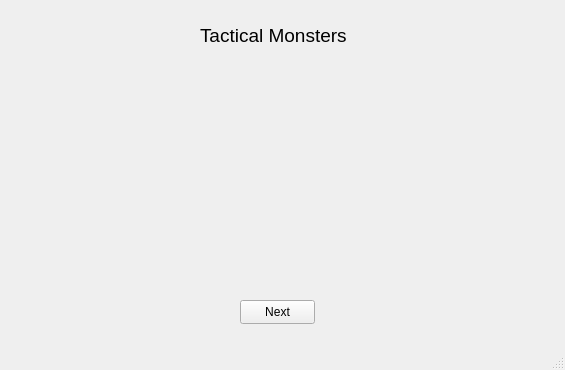
<?xml version="1.0" encoding="UTF-8"?>
<ui version="4.0">
 <class>welcome_page</class>
 <widget class="QMainWindow" name="welcome_page">
  <property name="geometry">
   <rect>
    <x>0</x>
    <y>0</y>
    <width>565</width>
    <height>370</height>
   </rect>
  </property>
  <property name="windowTitle">
   <string>welcome_page</string>
  </property>
  <widget class="QWidget" name="centralwidget">
   <widget class="QLabel" name="label">
    <property name="geometry">
     <rect>
      <x>200</x>
      <y>10</y>
      <width>171</width>
      <height>51</height>
     </rect>
    </property>
    <property name="font">
     <font>
      <pointsize>14</pointsize>
     </font>
    </property>
    <property name="text">
     <string>Tactical Monsters</string>
    </property>
   </widget>
   <widget class="QLabel" name="label_2">
    <property name="geometry">
     <rect>
      <x>30</x>
      <y>60</y>
      <width>501</width>
      <height>221</height>
     </rect>
    </property>
    <property name="styleSheet">
     <string notr="true">image: url(:/new/prefix1/capsule_616x353.jpg);</string>
    </property>
    <property name="text">
     <string/>
    </property>
   </widget>
   <widget class="QPushButton" name="pushButton">
    <property name="geometry">
     <rect>
      <x>240</x>
      <y>300</y>
      <width>75</width>
      <height>24</height>
     </rect>
    </property>
    <property name="text">
     <string>Next</string>
    </property>
   </widget>
  </widget>
  <widget class="QMenuBar" name="menubar">
   <property name="geometry">
    <rect>
     <x>0</x>
     <y>0</y>
     <width>565</width>
     <height>22</height>
    </rect>
   </property>
  </widget>
  <widget class="QStatusBar" name="statusbar"/>
 </widget>
 <resources/>
 <connections/>
</ui>
